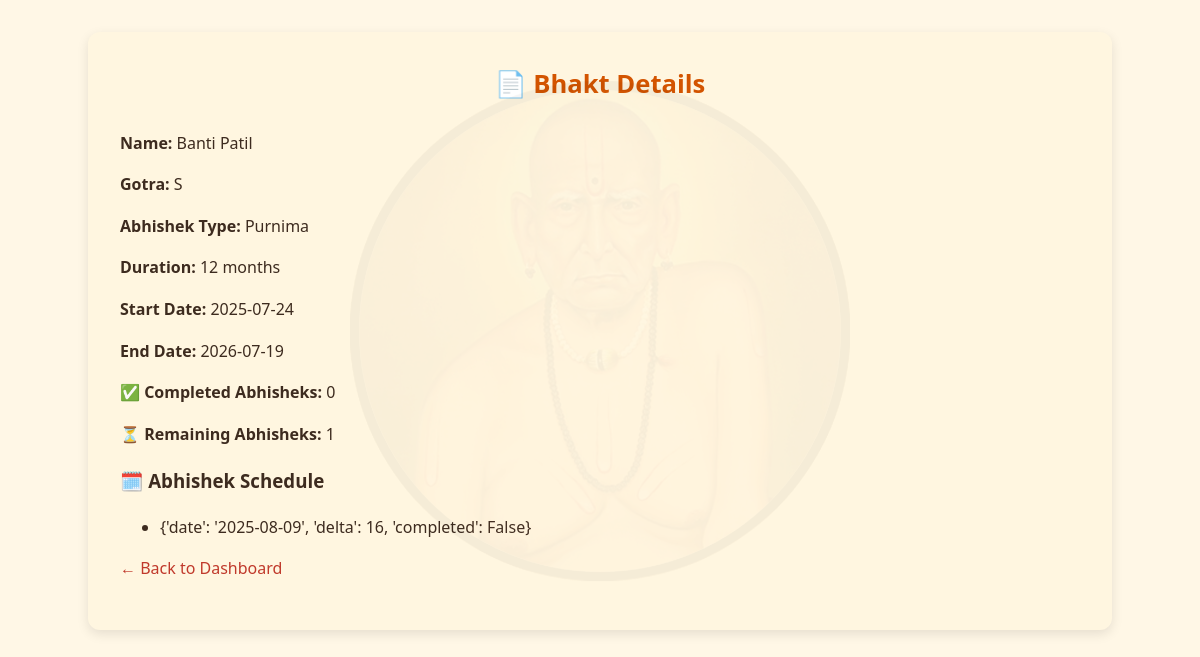
The page /bhakt/4 on the database its author committed.
### tables this page shows
CREATE TABLE bhakts (
            id INTEGER PRIMARY KEY AUTOINCREMENT,
            name TEXT,
            gotra TEXT,
            abhishek_type TEXT,
            duration_months INTEGER,
            start_date TEXT,
            end_date TEXT
        , duration INTEGER DEFAULT 12);

### app.py (the view)
@app.route('/bhakt/<int:bhakt_id>')
def bhakt_detail(bhakt_id):
    conn = sqlite3.connect(DB_PATH)
    c = conn.cursor()
    c.execute("SELECT * FROM bhakts WHERE id = ?", (bhakt_id,))
    b = c.fetchone()
    conn.close()
    if not b:
        return "Bhakt not found", 404
    with open(SACRED_JSON_PATH, 'r') as f:
        sacred_data = json.load(f)
    name = b[1]
    gotra = b[2]
    abhishek_type = b[3]
    duration = b[4]
    start_date = b[5]
    end_date = b[6]
    schedule = get_enriched_dates(abhishek_type, duration, start_date, bhakt_id, sacred_data)
    completed = sum(1 for d in schedule if d["completed"])
    remaining = len(schedule) - completed
    return render_template('bhakt_detail.html',
                           bhakt=b,
                           schedule=schedule,
                           completed=completed,
                           remaining=remaining)

### app.py (called while the page is built)
@app.context_processor
def inject_now():
    return {'now': lambda: datetime.now()}

### templates/bhakt_detail.html (shortened to what this page needs)
<!DOCTYPE html>
<html lang="en">
<head>
  <link rel="stylesheet" href="{{ url_for('static', filename='css/style.css') }}">
</head>
<body>
  <div class="container">
    <h2>📄 Bhakt Details</h2>
    <p><strong>Name:</strong> {{ bhakt[1] }}</p>
    <p><strong>Gotra:</strong> {{ bhakt[2] }}</p>
    <p><strong>Abhishek Type:</strong> {{ bhakt[3] }}</p>
    <p><strong>Duration:</strong> {{ bhakt[4] }} months</p>
    <p><strong>Start Date:</strong> {{ bhakt[5] }}</p>
    <p><strong>End Date:</strong> {{ bhakt[6] }}</p>
    <p><strong>✅ Completed Abhisheks:</strong> {{ completed }}</p>
    <p><strong>⏳ Remaining Abhisheks:</strong> {{ remaining }}</p>
    <h3>🗓️ Abhishek Schedule</h3>
    {% if schedule %}
    <ul>
      {% for date in schedule %}
      <li>{{ date }}</li>
      {% endfor %}
    </ul>
    {% else %}
    <p>No abhishek dates found for this bhakt.</p>
    {% endif %}
    <p><a href="{{ url_for('dashboard') }}">← Back to Dashboard</a></p>
  </div>
</body>
</html>

### static/css/style.css (style rules this page uses)
body { background-color: #fff7e6; font-family: 'Segoe UI', sans-serif; margin: 0; padding: 0; text-align: center; color: #3d2b1f; background-image: url("/static/img/swami-bg-pattern.png"); background-repeat: repeat-y; background-position: center top; background-size: cover; background-attachment: fixed; line-height: 1.6; }
.container, .dashboard-container, .login-container { background-color: #fff6e0; border-radius: 12px; padding: 2em; box-shadow: 0 4px 12px rgba(0, 0, 0, 0.1); position: relative; z-index: 1; transition: transform 0.2s ease; }
.container, .dashboard-container { width: 80%; max-width: 1000px; margin: 2em auto; text-align: left; }
.container::before, .login-container::before { content: ""; background: url("/static/img/swami-icon.png") no-repeat center center; background-size: 50%; opacity: 0.04; position: absolute; top: 50%; left: 50%; transform: translate(-50%, -50%); width: 100%; height: 100%; z-index: 0; pointer-events: none; }
.container h2, .dashboard-container h2, .login-container h2 { color: #d35400; margin-top: 0; margin-bottom: 1em; text-align: center; font-size: 1.6rem; }
a { color: #c0392b; text-decoration: none; }

### rows shown on the page
bhakts: name "Banti Patil", gotra "S", abhishek_type "Purnima", duration_months "12", start_date "2025-07-24", end_date "2026-07-19"

### other values the page prints
{{ completed }} "0"
{{ remaining }} "1"
{{ date }} "{'date': '2025-08-09', 'delta': 16, 'completed': False}"
